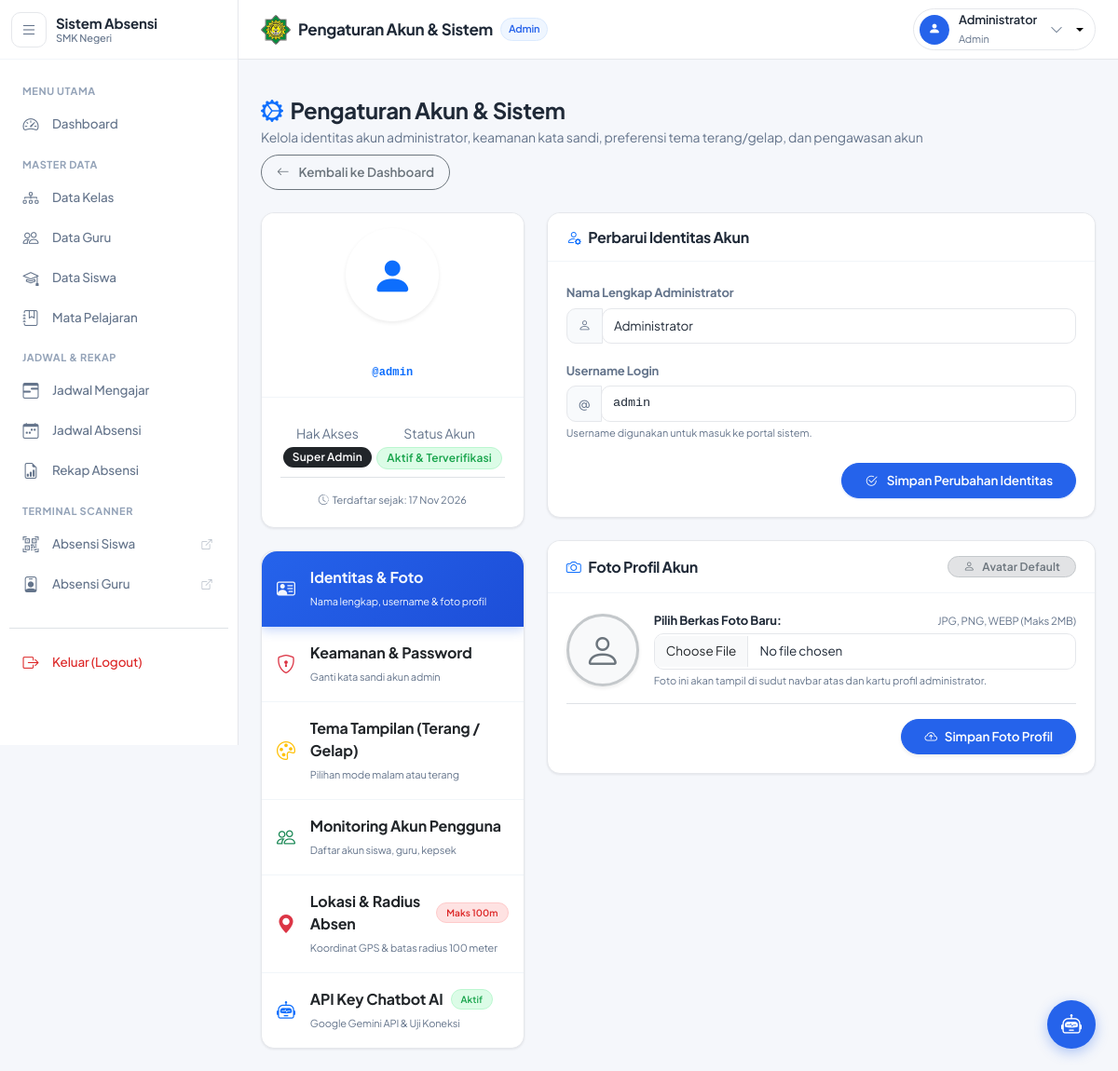
The app's page /public/admin/pengaturan (signed in) with its own data.
### tables this page shows
CREATE TABLE `users` (
  `id` int(11) NOT NULL AUTO_INCREMENT,
  `username` varchar(50) NOT NULL,
  `password` varchar(255) NOT NULL,
  `nama` varchar(100) DEFAULT NULL,
  `role` enum('admin','guru','kepala_sekolah','wali_kelas','siswa') NOT NULL,
  `foto` varchar(255) DEFAULT NULL,
  `status` enum('active','inactive') DEFAULT 'active',
  `created_at` timestamp NOT NULL DEFAULT current_timestamp(),
  `updated_at` timestamp NOT NULL DEFAULT current_timestamp() ON UPDATE current_timestamp(),
  PRIMARY KEY (`id`),
  UNIQUE KEY `username` (`username`)
);

### app/views/admin/pengaturan.php (the view, shortened to what the rows shown need)
<?php
$admin = $data['admin'];
?>
<div class="d-flex justify-content-between align-items-center mb-4 flex-wrap gap-2">
    <div>
        <h4 class="fw-bold mb-1"><i class="bi bi-gear-wide-connected text-primary me-2"></i>Pengaturan Akun & Sistem</h4>
        <p class="text-muted mb-0 small">Kelola identitas akun administrator, keamanan kata sandi, preferensi tema terang/gelap, dan pengawasan akun</p>
    </div>
    <div>
        <a href="<?= BASEURL; ?>/admin" class="btn btn-outline-secondary rounded-pill px-3">
            <i class="bi bi-arrow-left me-1"></i> Kembali ke Dashboard
        </a>
    </div>
</div>
<div class="row g-4">
    <div class="col-lg-4 col-md-5">
        <div class="card border-0 shadow-sm rounded-4 overflow-hidden mb-4 text-center">
            <div class="card-header bg-primary bg-gradient py-4 text-white">
                <div class="position-relative d-inline-block">
                    <?php if (!empty($admin['foto'])): ?>
                        <img src="<?= BASEURL; ?>/uploads/profil/<?= htmlspecialchars($admin['foto']); ?>"
                             alt="Foto Admin" class="rounded-circle border border-3 border-white shadow-sm"
                             style="width: 100px; height: 100px; object-fit: cover;">
                    <?php else: ?>
                        <div class="rounded-circle bg-white text-primary d-inline-flex align-items-center justify-content-center shadow-sm"
                             style="width: 100px; height: 100px; font-size: 45px;">
                            <i class="bi bi-person-fill"></i>
                        </div>
                    <?php endif; ?>
                </div>
                <h5 class="fw-bold text-white mb-0 mt-3"><?= htmlspecialchars($admin['nama'] ?? 'Administrator'); ?></h5>
                <span class="badge bg-white text-primary rounded-pill px-3 py-1 mt-1 font-monospace">@<?= htmlspecialchars($admin['username'] ?? 'admin'); ?></span>
            </div>
            <div class="card-body p-3">
                <div class="d-flex justify-content-around py-2 border-bottom">
                    <div>
                        <span class="text-muted small d-block">Hak Akses</span>
                        <span class="badge bg-dark mt-1">Super Admin</span>
                    </div>
                    <div>
                        <span class="text-muted small d-block">Status Akun</span>
                        <span class="badge bg-success mt-1">Aktif & Terverifikasi</span>
                    </div>
                </div>
                <div class="pt-3 text-muted" style="font-size: 11px;">
                    <i class="bi bi-clock-history me-1"></i>Terdaftar sejak: <?= date('d M Y', strtotime($admin['created_at'] ?? 'now')) ?>
                </div>
            </div>
        </div>
        <div class="card border-0 shadow-sm rounded-4 overflow-hidden">
            <div class="list-group list-group-flush rounded-4" id="settingsTab" role="tablist">
                <button class="list-group-item list-group-item-action active p-3 d-flex align-items-center gap-3" id="tab-profil-btn" data-bs-toggle="pill" data-bs-target="#tab-profil" type="button" role="tab">
                    <i class="bi bi-person-vcard fs-5 text-primary"></i>
                    <div>
                        <span class="fw-bold d-block">Identitas & Foto</span>
                        <small class="text-muted" style="font-size: 11px;">Nama lengkap, username & foto profil</small>
                    </div>
                </button>
                <button class="list-group-item list-group-item-action p-3 d-flex align-items-center gap-3" id="tab-keamanan-btn" data-bs-toggle="pill" data-bs-target="#tab-keamanan" type="button" role="tab">
                    <i class="bi bi-shield-lock fs-5 text-danger"></i>
                    <div>
                        <span class="fw-bold d-block">Keamanan & Password</span>
                        <small class="text-muted" style="font-size: 11px;">Ganti kata sandi akun admin</small>
                    </div>
                </button>
                <button class="list-group-item list-group-item-action p-3 d-flex align-items-center gap-3" id="tab-tema-btn" data-bs-toggle="pill" data-bs-target="#tab-tema" type="button" role="tab">
                    <i class="bi bi-palette fs-5 text-warning"></i>
                    <div>
                        <span class="fw-bold d-block">Tema Tampilan (Terang / Gelap)</span>
                        <small class="text-muted" style="font-size: 11px;">Pilihan mode malam atau terang</small>
                    </div>
                </button>
                <button class="list-group-item list-group-item-action p-3 d-flex align-items-center gap-3" id="tab-users-btn" data-bs-toggle="pill" data-bs-target="#tab-users" type="button" role="tab">
                    <i class="bi bi-people fs-5 text-success"></i>
                    <div>
                        <span class="fw-bold d-block">Monitoring Akun Pengguna</span>
                        <small class="text-muted" style="font-size: 11px;">Daftar akun siswa, guru, kepsek</small>
                    </div>
                </button>
                <button class="list-group-item list-group-item-action p-3 d-flex align-items-center gap-3" id="tab-lokasi-btn" data-bs-toggle="pill" data-bs-target="#tab-lokasi" type="button" role="tab">
                    <i class="bi bi-geo-alt-fill fs-5 text-danger"></i>
                    <div>
                        <div class="d-flex align-items-center gap-2">
                            <span class="fw-bold">Lokasi & Radius Absen</span>
                            <span class="badge bg-danger rounded-pill" style="font-size: 10px;">Maks 100m</span>
                        </div>
                        <small class="text-muted" style="font-size: 11px;">Koordinat GPS & batas radius 100 meter</small>
                    </div>
                </button>
                <button class="list-group-item list-group-item-action p-3 d-flex align-items-center gap-3" id="tab-chatbot-btn" data-bs-toggle="pill" data-bs-target="#tab-chatbot" type="button" role="tab">
                    <i class="bi bi-robot fs-5 text-primary"></i>
                    <div>
                        <div class="d-flex align-items-center gap-2">
                            <span class="fw-bold">API Key Chatbot AI</span>
                            <?php if (!empty($data['chatbot']['is_configured'])): ?>
                                <span class="badge bg-success rounded-pill" style="font-size: 10px;">Aktif</span>
                            <?php else: ?>
                                <span class="badge bg-secondary rounded-pill" style="font-size: 10px;">Belum Diatur</span>
                            <?php endif; ?>
                        </div>
                        <small class="text-muted" style="font-size: 11px;">Google Gemini API & Uji Koneksi</small>
                    </div>
                </button>
            </div>
        </div>
    </div>
    <div class="col-lg-8 col-md-7">
        <div class="tab-content" id="settingsTabContent">
            <div class="tab-pane fade show active" id="tab-profil" role="tabpanel">
                <div class="card border-0 shadow-sm rounded-4 mb-4">
                    <div class="card-header bg-white py-3 border-0">
                        <h6 class="fw-bold text-dark mb-0"><i class="bi bi-person-gear me-2 text-primary"></i>Perbarui Identitas Akun</h6>
                    </div>
                    <div class="card-body pt-0">
                        <form action="<?= BASEURL; ?>/admin/update_akun" method="POST">
                            <div class="mb-3">
                                <label for="nama" class="form-label small fw-bold text-muted">Nama Lengkap Administrator</label>
                                <div class="input-group">
                                    <span class="input-group-text bg-light"><i class="bi bi-person"></i></span>
                                    <input type="text" class="form-control" id="nama" name="nama"
                                           value="<?= htmlspecialchars($admin['nama'] ?? '') ?>" required>
                                </div>
                            </div>
                            <div class="mb-4">
                                <label for="username" class="form-label small fw-bold text-muted">Username Login</label>
                                <div class="input-group">
                                    <span class="input-group-text bg-light">@</span>
                                    <input type="text" class="form-control font-monospace" id="username" name="username"
                                           value="<?= htmlspecialchars($admin['username'] ?? '') ?>" required>
                                </div>
                                <div class="form-text text-muted" style="font-size: 11px;">
                                    Username digunakan untuk masuk ke portal sistem.
                                </div>
                            </div>
                            <div class="d-flex justify-content-end">
                                <button type="submit" class="btn btn-primary rounded-pill px-4 fw-semibold">
                                    <i class="bi bi-check2-circle me-1"></i> Simpan Perubahan Identitas
                                </button>
                            </div>
                        </form>
                    </div>
                </div>
                <div class="card border-0 shadow-sm rounded-4">
                    <div class="card-header bg-white py-3 border-0 d-flex justify-content-between align-items-center flex-wrap gap-2">
                        <h6 class="fw-bold text-dark mb-0"><i class="bi bi-camera me-2 text-primary"></i>Foto Profil Akun</h6>
                        <?php if (!empty($admin['foto'])): ?>
                            <span class="badge bg-success-subtle text-success border border-success-subtle rounded-pill px-3 py-1 small">
                                <i class="bi bi-check-circle me-1"></i>Foto Tersedia
                            </span>
                        <?php else: ?>
                            <span class="badge bg-secondary-subtle text-secondary border border-secondary-subtle rounded-pill px-3 py-1 small">
                                <i class="bi bi-person me-1"></i>Avatar Default
                            </span>
                        <?php endif; ?>
                    </div>
                    <div class="card-body pt-0">
                        <form action="<?= BASEURL; ?>/admin/update_foto" method="POST" enctype="multipart/form-data" id="formUpdateFotoAdmin">
                            <div class="row align-items-center g-3 mb-3">
                                <div class="col-auto">
                                    <div class="position-relative">
                                        <?php if (!empty($admin['foto'])): ?>
                                            <img id="imgPreviewAdmin" src="<?= BASEURL; ?>/uploads/profil/<?= htmlspecialchars($admin['foto']); ?>"
                                                 class="rounded-circle border border-3 border-primary shadow-sm"
                                                 style="width: 78px; height: 78px; object-fit: cover;">
                                        <?php else: ?>
                                            <div id="fallbackPreviewAdmin" class="rounded-circle bg-light border border-3 border-secondary-subtle d-flex align-items-center justify-content-center shadow-sm"
                                                 style="width: 78px; height: 78px;">
                                                <i class="bi bi-person text-secondary fs-1"></i>
                                            </div>
                                        <?php endif; ?>
                                    </div>
                                </div>
                                <div class="col">
                                    <label for="inputFotoSettings" class="form-label small fw-bold text-dark mb-1 d-flex align-items-center justify-content-between">
                                        <span>Pilih Berkas Foto Baru:</span>
                                        <small class="text-muted fw-normal">JPG, PNG, WEBP (Maks 2MB)</small>
                                    </label>
                                    <input type="file" class="form-control" id="inputFotoSettings" name="foto" accept="image/png, image/jpeg, image/jpg, image/webp" required>
                                    <div class="form-text text-muted mt-1" style="font-size: 11px;">
                                        Foto ini akan tampil di sudut navbar atas dan kartu profil administrator.
                                    </div>
                                </div>
                            </div>
                            <div class="d-flex flex-wrap justify-content-between align-items-center gap-2 pt-3 border-top">
                                <div class="d-flex align-items-center gap-2">
                                    <button type="submit" class="btn btn-primary rounded-pill px-4 py-2 fw-semibold d-inline-flex align-items-center gap-2 shadow-sm" id="btnSimpanFotoAdmin">
                                        <i class="bi bi-cloud-arrow-up"></i>
                                        <span>Simpan Foto Profil</span>
                                    </button>
                                </div>
                            </div>
                        </form>
                    </div>
                </div>
            </div>
        </div>
    </div>
</div>

### records on screen
users: username "admin", created_at "17 Nov 2026", nama "Administrator"

### other values on screen
$data['judul'] "Pengaturan Akun & Sistem"
str_replace('_', ' ', $_SESSION['role'] ?? 'user') "Admin"
$_SESSION['nama'] "Administrator"
str_replace('_', ' ', $_SESSION['role']) "Admin"
